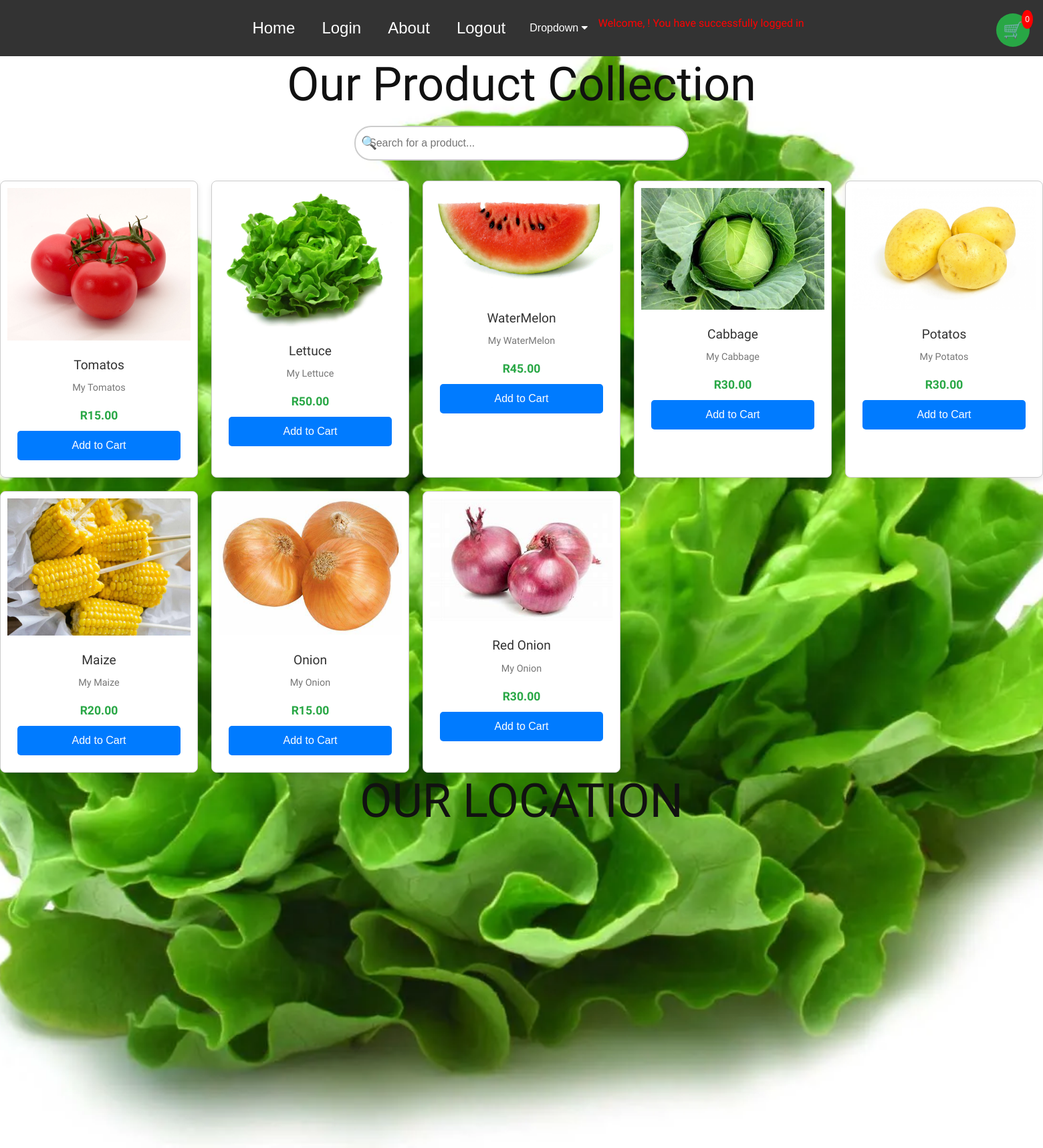
Page /2/ on the committed database.
### accounts/models.py (models this page shows, shortened)
class Product(models.Model):
    name = models.CharField(max_length=100)
    price = models.DecimalField(max_digits=10, decimal_places=2)
    image = models.ImageField(upload_to='products/')  # Uploaded images will be saved in 'media/products/'

### accounts/views.py (the view)
# urls.py: path('<int:category_id>/', product_by_category, name='product_by_category'),
def product_by_category(request, category_id):
    category = Category.objects.get(id=category_id)
    products = category.products.all()
    return render(request, 'product_list.html', {'categories': Category.objects.all(), 'products': products, 'current_category': category})

### templates/product_list.html (shortened to what this page needs)
<!DOCTYPE html>
<html lang="en">
    {% load static %}
<head>
    <link rel="stylesheet" href="static/css/bootstrap.min.css" type="text/css">
    <link rel="stylesheet" href="static/css/font-awesome.min.css" type="text/css">
    <link rel="stylesheet" href="static/css/elegant-icons.css" type="text/css">
    <link rel="stylesheet" href="static/css/nice-select.css" type="text/css">
    <link rel="stylesheet" href="static/css/jquery-ui.min.css" type="text/css">
    <link rel="stylesheet" href="static/css/owl.carousel.min.css" type="text/css">
    <link rel="stylesheet" href="static/css/slicknav.min.css" type="text/css">
    <link rel="stylesheet" href="static/css/style.css" type="text/css">
    <link rel="stylesheet" href="https://cdnjs.cloudflare.com/ajax/libs/font-awesome/4.7.0/css/font-awesome.min.css">
</head>
<body>
    <!DOCTYPE html>
<html lang="en">
<head>
    <link href="https://cdnjs.cloudflare.com/ajax/libs/font-awesome/4.7.0/css/font-awesome.min.css" rel="stylesheet">
</head>
<body>
    <div class="navbar">
        <a href="{% url 'index' %}">Home</a>
        <a href="{% url 'auth_login' %}">Login</a>
        <a href="{% url 'about' %}">About</a>
        <a href="{% url 'index' %}">Logout</a>
        <div class="dropdown">
            <button class="dropbtn">Dropdown <i class="fa fa-caret-down"></i></button>
        </div>
        <p style="color: red;"> Welcome, {{ user.username }}!
            You have successfully logged in</p>
       </div>
</body>
</html>
    <h1>Our Product Collection</h1>
    <div class="search-container">
        <input type="text" id="searchBar" placeholder="Search for a product..." onkeyup="filterProducts()">
        <span class="search-icon">🔍</span>
    </div>
    <ul class="product-list">
        {% for product in products %}
        <li class="product">
            <img src="{{ product.image.url }}" alt="{{ product.name }}">
            <div class="product-content">
                <h3>{{ product.name }}</h3>
                <p>{{ product.description }}</p>
                <p class="price">R{{ product.price }}</p>
                <button class="cart-button" onclick="addToCart('{{ product.id }}', '{{ product.name }}', '{{ product.price }}')">Add to Cart</button>
            </div>
        </li>
        {% endfor %}
    </ul>
    <div class="cart-icon" onclick="toggleCart()">
        🛒
        <div class="item-count" id="cart-item-count">0</div>
    </div>
    <center>
        <h1>OUR LOCATION</h1>
        <iframe src="https://www.google.com/maps/embed?pb=!1m14!1m12!1m3!1d28765.83081660044!2d28.1739264!3d-25.680281599999997!2m3!1f0!2f0!3f0!3m2!1i1024!2i768!4f13.1!5e0!3m2!1sen!2sza!4v1731853048921!5m2!1sen!2sza" width="1700" height="450" style="border:0;" allowfullscreen=""  position="absolute" loading="lazy"></iframe>
       </center>
</body>
</html>

### templates/product_list.html (style rules this page uses)
h1, h2 { text-align: center; margin-bottom: 20px; }
.search-container { position: relative; width: 80%; max-width: 500px; margin: 0 auto 30px; }
#searchBar { width: 100%; padding: 12px 40px 12px 20px; font-size: 1rem; border-radius: 25px; border: 2px solid #ccc; outline: none; transition: all 0.3s ease; }
.search-icon { position: absolute; left: 10px; top: 50%; transform: translateY(-50%); color: #888; font-size: 1.2rem; }
.product-list { display: grid; grid-template-columns: repeat(auto-fill, minmax(250px, 1fr)); gap: 20px; list-style: none; padding: 0; }
.product { background: #fff; border-radius: 8px; box-shadow: 0 4px 10px rgba(0, 0, 0, 0.1); text-align: center; transition: transform 0.3s ease, box-shadow 0.3s ease; overflow: hidden; }
.product img { width: 100%; height: auto; transition: transform 0.3s ease; }
.product-content { padding: 15px; }
.product h3 { margin: 10px 0; font-size: 1.2rem; color: #333; }
.product p { font-size: 0.9rem; color: #777; }
.product .price { font-size: 1.1rem; color: #28a745; font-weight: bold; margin: 10px 0; }
.cart-button { background-color: #007bff; color: white; border: none; padding: 10px; width: 100%; font-size: 1rem; border-radius: 5px; cursor: pointer; transition: background-color 0.3s ease; }
.cart-icon { position: fixed; top: 20px; right: 20px; width: 50px; height: 50px; background-color: #28a745; border-radius: 50%; display: flex; justify-content: center; align-items: center; color: white; font-size: 24px; cursor: pointer; z-index: 1000; }
.cart-icon .item-count { position: absolute; top: -5px; right: -5px; background-color: #ff0000; color: white; font-size: 12px; padding: 5px; border-radius: 50%; }
body { font-family: Arial, sans-serif; margin: 0; padding: 0; background-color: #f4f7f6; }
.navbar { background-color: #333; overflow: hidden; display: flex; justify-content: center; align-items: center; padding: 10px 0; }
.navbar a { color: white; text-align: center; padding: 14px 20px; text-decoration: none; font-size: 1.5rem; display: block; transition: background-color 0.3s ease; }
.dropdown { position: relative; display: inline-block; }
.dropbtn { background-color: #333; color: white; font-size: 1.5rem; padding: 14px 20px; border: none; cursor: pointer; transition: background-color 0.3s ease; }
body { font-family: Arial, sans-serif; margin: 0; padding: 0; background-image: url('static/img/categories/lettuce.jpg'); background-size: cover; background-position: center; background-attachment: fixed; }

### rows in the picture
Product: image (picture), name "Tomatos", description "My Tomatos", price "15.00"
Product: image (picture), name "Lettuce", description "My Lettuce", price "50.00"
Product: image (picture), name "WaterMelon", description "My WaterMelon", price "45.00"
Product: image (picture), name "Cabbage", description "My Cabbage", price "30.00"
Product: image (picture), name "Potatos", description "My Potatos", price "30.00"
Product: image (picture), name "Maize", description "My Maize", price "20.00"
Product: image (picture), name "Onion", description "My Onion", price "15.00"
Product: image (picture), name "Red Onion", description "My Onion", price "30.00"
